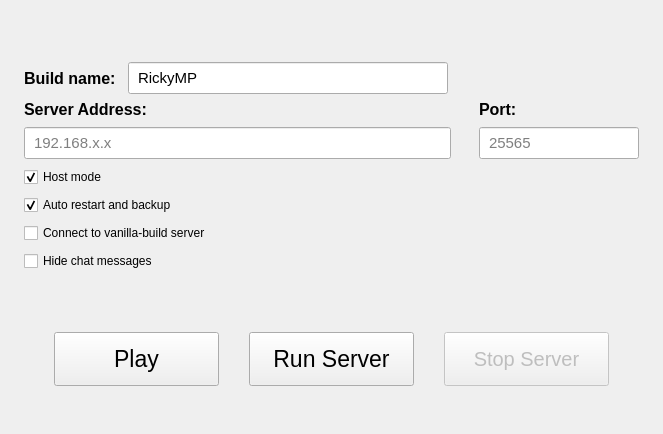
     <widget class="QWidget" name="playTab">
      <attribute name="title">
       <string>Play</string>
      </attribute>
      <layout class="QVBoxLayout" name="playTabLayout">
       <property name="leftMargin">
        <number>24</number>
       </property>
       <property name="topMargin">
        <number>24</number>
       </property>
       <property name="rightMargin">
        <number>24</number>
       </property>
       <property name="bottomMargin">
        <number>18</number>
       </property>
       <item>
        <spacer name="playTopSpacer">
         <property name="orientation">
          <enum>Qt::Vertical</enum>
         </property>
         <property name="sizeHint" stdset="0">
          <size>
           <width>20</width>
           <height>38</height>
          </size>
         </property>
        </spacer>
       </item>
       <item>
        <layout class="QHBoxLayout" name="buildNameLayout">
         <property name="spacing">
          <number>12</number>
         </property>
         <item>
          <widget class="QLabel" name="buildNameLabel">
           <property name="text">
            <string>Build name:</string>
           </property>
           <property name="styleSheet">
            <string notr="true">font-size: 12pt; font-weight: 500;</string>
           </property>
          </widget>
         </item>
         <item>
          <widget class="QLineEdit" name="buildNameEdit">
           <property name="text">
            <string>RickyMP</string>
           </property>
           <property name="minimumSize">
            <size>
             <width>320</width>
             <height>32</height>
            </size>
           </property>
           <property name="styleSheet">
            <string notr="true">font-size: 11pt; padding: 3px 7px;</string>
           </property>
          </widget>
         </item>
         <item>
          <spacer name="buildNameSpacer">
           <property name="orientation">
            <enum>Qt::Horizontal</enum>
           </property>
           <property name="sizeHint" stdset="0">
            <size>
             <width>40</width>
             <height>20</height>
            </size>
           </property>
          </spacer>
         </item>
        </layout>
       </item>
       <item>
        <layout class="QGridLayout" name="serverConnectionLayout">
         <property name="horizontalSpacing">
          <number>28</number>
         </property>
         <property name="verticalSpacing">
          <number>8</number>
         </property>
         <item row="0" column="0">
          <widget class="QLabel" name="serverLabel">
           <property name="text">
            <string>Server Address:</string>
           </property>
           <property name="styleSheet">
            <string notr="true">font-size: 12pt; font-weight: 500;</string>
           </property>
          </widget>
         </item>
         <item row="0" column="1">
          <widget class="QLabel" name="portLabel">
           <property name="text">
            <string>Port:</string>
           </property>
           <property name="styleSheet">
            <string notr="true">font-size: 12pt; font-weight: 500;</string>
           </property>
          </widget>
         </item>
         <item row="1" column="0">
          <widget class="QLineEdit" name="serverAddressEdit">
           <property name="minimumSize">
            <size>
             <width>300</width>
             <height>32</height>
            </size>
           </property>
           <property name="placeholderText">
            <string>192.168.x.x</string>
           </property>
           <property name="styleSheet">
            <string notr="true">font-size: 11pt; padding: 3px 7px;</string>
           </property>
          </widget>
         </item>
         <item row="1" column="1">
          <widget class="QLineEdit" name="serverPortEdit">
           <property name="minimumSize">
            <size>
             <width>130</width>
             <height>32</height>
            </size>
           </property>
           <property name="maximumSize">
            <size>
             <width>160</width>
             <height>32</height>
            </size>
           </property>
           <property name="placeholderText">
            <string>25565</string>
           </property>
           <property name="styleSheet">
            <string notr="true">font-size: 11pt; padding: 3px 7px;</string>
           </property>
          </widget>
         </item>
         <item row="2" column="0" colspan="2">
          <widget class="QCheckBox" name="autoStartServerCheckBox">
           <property name="text">
            <string>Host mode</string>
           </property>
           <property name="checked">
            <bool>true</bool>
           </property>
          </widget>
         </item>
         <item row="3" column="0" colspan="2">
          <widget class="QCheckBox" name="autoRestartServerCheckBox">
           <property name="text">
            <string>Auto restart and backup</string>
           </property>
           <property name="checked">
            <bool>true</bool>
           </property>
          </widget>
         </item>
         <item row="4" column="0" colspan="2">
          <widget class="QCheckBox" name="vanillaServerCheckBox">
           <property name="text">
            <string>Connect to vanilla-build server</string>
           </property>
           <property name="toolTip">
            <string>Use the official TES3MP 0.8.1 network identity (protocol 10, commit 68954091c5) required by standard TES3MP servers. Content files are not changed automatically, and local auto-start is skipped in this mode.</string>
           </property>
           <property name="checked">
            <bool>false</bool>
           </property>
          </widget>
         </item>
         <item row="5" column="0" colspan="2">
          <widget class="QCheckBox" name="hideChatHistoryCheckBox">
           <property name="text">
            <string>Hide chat messages</string>
           </property>
           <property name="toolTip">
            <string>Hide received chat messages while keeping the chat input available.</string>
           </property>
           <property name="checked">
            <bool>false</bool>
           </property>
          </widget>
         </item>
        </layout>
       </item>
       <item>
        <spacer name="playMiddleSpacer">
         <property name="orientation">
          <enum>Qt::Vertical</enum>
         </property>
         <property name="sizeHint" stdset="0">
          <size>
           <width>20</width>
           <height>55</height>
          </size>
         </property>
        </spacer>
       </item>
       <item>
        <layout class="QHBoxLayout" name="playButtonsLayout">
         <property name="spacing">
          <number>30</number>
         </property>
         <item>
          <spacer name="playButtonsLeftSpacer">
           <property name="orientation">
            <enum>Qt::Horizontal</enum>
           </property>
           <property name="sizeHint" stdset="0">
            <size>
             <width>30</width>
             <height>20</height>
            </size>
           </property>
          </spacer>
         </item>
         <item>
          <widget class="QPushButton" name="playButton">
           <property name="minimumSize">
            <size>
             <width>165</width>
             <height>54</height>
            </size>
           </property>
           <property name="text">
            <string>Play</string>
           </property>
           <property name="styleSheet">
            <string notr="true">font-size: 17pt;</string>
           </property>
          </widget>
         </item>
         <item>
          <widget class="QPushButton" name="serverButton">
           <property name="minimumSize">
            <size>
             <width>165</width>
             <height>54</height>
            </size>
           </property>
           <property name="text">
            <string>Run Server</string>
           </property>
           <property name="styleSheet">
            <string notr="true">font-size: 17pt;</string>
           </property>
          </widget>
         </item>
         <item>
          <widget class="QPushButton" name="stopServerButton">
           <property name="minimumSize">
            <size>
             <width>165</width>
             <height>54</height>
            </size>
           </property>
           <property name="text">
            <string>Stop Server</string>
           </property>
           <property name="enabled">
            <bool>false</bool>
           </property>
           <property name="styleSheet">
            <string notr="true">font-size: 15pt;</string>
           </property>
          </widget>
         </item>
         <item>
          <spacer name="playButtonsRightSpacer">
           <property name="orientation">
            <enum>Qt::Horizontal</enum>
           </property>
           <property name="sizeHint" stdset="0">
            <size>
             <width>30</width>
             <height>20</height>
            </size>
           </property>
          </spacer>
         </item>
        </layout>
       </item>
       <item>
        <spacer name="playBottomSpacer">
         <property name="orientation">
          <enum>Qt::Vertical</enum>
         </property>
         <property name="sizeHint" stdset="0">
          <size>
           <width>20</width>
           <height>30</height>
          </size>
         </property>
        </spacer>
       </item>
      </layout>
     </widget>
